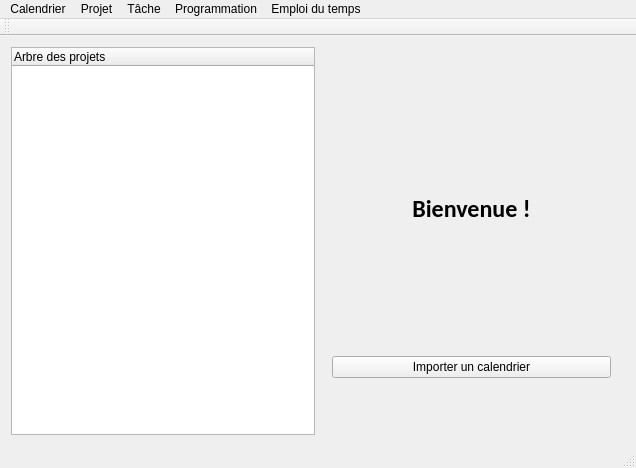
<?xml version="1.0" encoding="UTF-8"?>
<ui version="4.0">
 <class>MainWindow</class>
 <widget class="QMainWindow" name="MainWindow">
  <property name="geometry">
   <rect>
    <x>0</x>
    <y>0</y>
    <width>636</width>
    <height>468</height>
   </rect>
  </property>
  <property name="windowTitle">
   <string>Calendar</string>
  </property>
  <widget class="QWidget" name="centralWidget">
   <layout class="QVBoxLayout" name="verticalLayout">
    <item>
     <layout class="QHBoxLayout" name="horizontalLayout">
      <item>
       <widget class="QTreeWidget" name="treeView">
        <column>
         <property name="text">
          <string>Arbre des projets</string>
         </property>
        </column>
       </widget>
      </item>
      <item>
       <widget class="QStackedWidget" name="stackedWidget">
        <property name="currentIndex">
         <number>0</number>
        </property>
        <widget class="QWidget" name="page">
         <widget class="QWidget" name="horizontalLayoutWidget">
          <property name="geometry">
           <rect>
            <x>0</x>
            <y>10</y>
            <width>301</width>
            <height>381</height>
           </rect>
          </property>
          <layout class="QHBoxLayout" name="horizontalLayout_2">
           <item>
            <layout class="QVBoxLayout" name="verticalLayout_2">
             <item>
              <widget class="QLabel" name="label">
               <property name="maximumSize">
                <size>
                 <width>297</width>
                 <height>186</height>
                </size>
               </property>
               <property name="font">
                <font>
                 <family>Calibri</family>
                 <pointsize>18</pointsize>
                 <weight>75</weight>
                 <bold>true</bold>
                </font>
               </property>
               <property name="text">
                <string>Bienvenue !</string>
               </property>
               <property name="alignment">
                <set>Qt::AlignCenter</set>
               </property>
              </widget>
             </item>
             <item>
              <layout class="QVBoxLayout" name="verticalLayout_3">
               <item>
                <widget class="QPushButton" name="pushButtonImport">
                 <property name="text">
                  <string>Importer un calendrier</string>
                 </property>
                </widget>
               </item>
              </layout>
             </item>
            </layout>
           </item>
          </layout>
         </widget>
        </widget>
        <widget class="QWidget" name="page_2">
         <widget class="QWidget" name="horizontalLayoutWidget_2">
          <property name="geometry">
           <rect>
            <x>0</x>
            <y>10</y>
            <width>291</width>
            <height>381</height>
           </rect>
          </property>
          <layout class="QHBoxLayout" name="horizontalLayout_3">
           <item>
            <layout class="QVBoxLayout" name="verticalLayout_4">
             <item>
              <widget class="QLabel" name="label_2">
               <property name="font">
                <font>
                 <family>Calibri</family>
                 <pointsize>18</pointsize>
                </font>
               </property>
               <property name="text">
                <string>Description du projet</string>
               </property>
               <property name="alignment">
                <set>Qt::AlignCenter</set>
               </property>
              </widget>
             </item>
             <item>
              <layout class="QVBoxLayout" name="verticalLayout_7">
               <item>
                <layout class="QHBoxLayout" name="horizontalLayout_5">
                 <item>
                  <layout class="QHBoxLayout" name="horizontalLayout_6">
                   <item>
                    <widget class="QLabel" name="label_4">
                     <property name="font">
                      <font>
                       <pointsize>11</pointsize>
                      </font>
                     </property>
                     <property name="text">
                      <string>Nom :</string>
                     </property>
                    </widget>
                   </item>
                  </layout>
                 </item>
                 <item>
                  <widget class="QLabel" name="labelNomProjet">
                   <property name="font">
                    <font>
                     <pointsize>11</pointsize>
                    </font>
                   </property>
                   <property name="text">
                    <string/>
                   </property>
                  </widget>
                 </item>
                </layout>
               </item>
              </layout>
             </item>
             <item>
              <layout class="QVBoxLayout" name="verticalLayout_8">
               <item>
                <layout class="QHBoxLayout" name="horizontalLayout_7">
                 <item>
                  <layout class="QHBoxLayout" name="horizontalLayout_9">
                   <item>
                    <widget class="QLabel" name="label_5">
                     <property name="font">
                      <font>
                       <pointsize>11</pointsize>
                      </font>
                     </property>
                     <property name="text">
                      <string>Disponibilité :</string>
                     </property>
                    </widget>
                   </item>
                  </layout>
                 </item>
                 <item>
                  <widget class="QLabel" name="labelDispoProjet">
                   <property name="font">
                    <font>
                     <pointsize>11</pointsize>
                    </font>
                   </property>
                   <property name="text">
                    <string/>
                   </property>
                  </widget>
                 </item>
                </layout>
               </item>
              </layout>
             </item>
             <item>
              <layout class="QVBoxLayout" name="verticalLayout_5">
               <item>
                <layout class="QHBoxLayout" name="horizontalLayout_10">
                 <item>
                  <layout class="QHBoxLayout" name="horizontalLayout_11">
                   <item>
                    <widget class="QLabel" name="label_7">
                     <property name="font">
                      <font>
                       <pointsize>11</pointsize>
                      </font>
                     </property>
                     <property name="text">
                      <string>Echéance :</string>
                     </property>
                    </widget>
                   </item>
                  </layout>
                 </item>
                 <item>
                  <widget class="QLabel" name="labelEcheProjet">
                   <property name="font">
                    <font>
                     <pointsize>11</pointsize>
                    </font>
                   </property>
                   <property name="text">
                    <string/>
                   </property>
                  </widget>
                 </item>
                </layout>
               </item>
              </layout>
             </item>
            </layout>
           </item>
          </layout>
         </widget>
        </widget>
        <widget class="QWidget" name="page_3">
         <widget class="QWidget" name="horizontalLayoutWidget_9">
          <property name="geometry">
           <rect>
            <x>0</x>
            <y>10</y>
            <width>301</width>
            <height>381</height>
           </rect>
          </property>
          <layout class="QHBoxLayout" name="horizontalLayout_12">
           <item>
            <layout class="QVBoxLayout" name="verticalLayout_9">
             <item>
              <widget class="QLabel" name="label_3">
               <property name="font">
                <font>
                 <family>Calibri</family>
                 <pointsize>16</pointsize>
                </font>
               </property>
               <property name="text">
                <string>Description de la tâche</string>
               </property>
               <property name="alignment">
                <set>Qt::AlignCenter</set>
               </property>
              </widget>
             </item>
             <item>
              <layout class="QVBoxLayout" name="verticalLayout_10">
               <item>
                <layout class="QHBoxLayout" name="horizontalLayout_13">
                 <item>
                  <layout class="QHBoxLayout" name="horizontalLayout_14">
                   <item>
                    <widget class="QLabel" name="label_6">
                     <property name="font">
                      <font>
                       <pointsize>11</pointsize>
                      </font>
                     </property>
                     <property name="text">
                      <string>Identificateur :</string>
                     </property>
                    </widget>
                   </item>
                  </layout>
                 </item>
                 <item>
                  <widget class="QLabel" name="labelIdTache">
                   <property name="minimumSize">
                    <size>
                     <width>130</width>
                     <height>30</height>
                    </size>
                   </property>
                   <property name="maximumSize">
                    <size>
                     <width>150</width>
                     <height>40</height>
                    </size>
                   </property>
                   <property name="font">
                    <font>
                     <pointsize>11</pointsize>
                    </font>
                   </property>
                   <property name="text">
                    <string/>
                   </property>
                  </widget>
                 </item>
                </layout>
               </item>
               <item>
                <layout class="QHBoxLayout" name="horizontalLayout_15">
                 <item>
                  <layout class="QHBoxLayout" name="horizontalLayout_16">
                   <item>
                    <widget class="QLabel" name="label_8">
                     <property name="maximumSize">
                      <size>
                       <width>16777215</width>
                       <height>40</height>
                      </size>
                     </property>
                     <property name="font">
                      <font>
                       <pointsize>11</pointsize>
                      </font>
                     </property>
                     <property name="text">
                      <string>Disponibilité :</string>
                     </property>
                    </widget>
                   </item>
                  </layout>
                 </item>
                 <item>
                  <widget class="QLabel" name="labelDispoTache">
                   <property name="minimumSize">
                    <size>
                     <width>130</width>
                     <height>30</height>
                    </size>
                   </property>
                   <property name="maximumSize">
                    <size>
                     <width>150</width>
                     <height>40</height>
                    </size>
                   </property>
                   <property name="font">
                    <font>
                     <pointsize>11</pointsize>
                    </font>
                   </property>
                   <property name="text">
                    <string/>
                   </property>
                  </widget>
                 </item>
                </layout>
               </item>
               <item>
                <layout class="QHBoxLayout" name="horizontalLayout_17">
                 <item>
                  <layout class="QHBoxLayout" name="horizontalLayout_18">
                   <item>
                    <widget class="QLabel" name="label_9">
                     <property name="maximumSize">
                      <size>
                       <width>130</width>
                       <height>40</height>
                      </size>
                     </property>
                     <property name="font">
                      <font>
                       <pointsize>11</pointsize>
                      </font>
                     </property>
                     <property name="text">
                      <string>Echéance :</string>
                     </property>
                    </widget>
                   </item>
                  </layout>
                 </item>
                 <item>
                  <widget class="QLabel" name="labelEcheTache">
                   <property name="minimumSize">
                    <size>
                     <width>130</width>
                     <height>30</height>
                    </size>
                   </property>
                   <property name="maximumSize">
                    <size>
                     <width>150</width>
                     <height>40</height>
                    </size>
                   </property>
                   <property name="font">
                    <font>
                     <pointsize>11</pointsize>
                    </font>
                   </property>
                   <property name="text">
                    <string/>
                   </property>
                  </widget>
                 </item>
                </layout>
               </item>
              </layout>
             </item>
             <item>
              <layout class="QHBoxLayout" name="horizontalLayout_21">
               <item>
                <layout class="QHBoxLayout" name="horizontalLayout_22">
                 <item>
                  <widget class="QLabel" name="label_11">
                   <property name="font">
                    <font>
                     <pointsize>11</pointsize>
                    </font>
                   </property>
                   <property name="text">
                    <string>Type :</string>
                   </property>
                  </widget>
                 </item>
                </layout>
               </item>
               <item>
                <widget class="QLabel" name="labelTypeTache">
                 <property name="minimumSize">
                  <size>
                   <width>130</width>
                   <height>30</height>
                  </size>
                 </property>
                 <property name="maximumSize">
                  <size>
                   <width>130</width>
                   <height>40</height>
                  </size>
                 </property>
                 <property name="font">
                  <font>
                   <pointsize>11</pointsize>
                  </font>
                 </property>
                 <property name="text">
                  <string/>
                 </property>
                </widget>
               </item>
              </layout>
             </item>
             <item>
              <layout class="QVBoxLayout" name="verticalLayout_11">
               <item>
                <widget class="QStackedWidget" name="stackedWidget_2">
                 <property name="maximumSize">
                  <size>
                   <width>267</width>
                   <height>60</height>
                  </size>
                 </property>
                 <widget class="QWidget" name="page_4">
                  <widget class="QWidget" name="horizontalLayoutWidget_15">
                   <property name="geometry">
                    <rect>
                     <x>0</x>
                     <y>0</y>
                     <width>267</width>
                     <height>31</height>
                    </rect>
                   </property>
                   <layout class="QHBoxLayout" name="horizontalLayout_23">
                    <item>
                     <layout class="QHBoxLayout" name="horizontalLayout_24">
                      <item>
                       <widget class="QLabel" name="label_12">
                        <property name="maximumSize">
                         <size>
                          <width>16777215</width>
                          <height>20</height>
                         </size>
                        </property>
                        <property name="font">
                         <font>
                          <pointsize>11</pointsize>
                         </font>
                        </property>
                        <property name="text">
                         <string>Préemptive :</string>
                        </property>
                       </widget>
                      </item>
                     </layout>
                    </item>
                    <item>
                     <widget class="QLabel" name="labelPreemptTache">
                      <property name="minimumSize">
                       <size>
                        <width>130</width>
                        <height>20</height>
                       </size>
                      </property>
                      <property name="maximumSize">
                       <size>
                        <width>130</width>
                        <height>20</height>
                       </size>
                      </property>
                      <property name="font">
                       <font>
                        <pointsize>11</pointsize>
                       </font>
                      </property>
                      <property name="text">
                       <string/>
                      </property>
                     </widget>
                    </item>
                   </layout>
                  </widget>
                  <widget class="QWidget" name="horizontalLayoutWidget_16">
                   <property name="geometry">
                    <rect>
                     <x>0</x>
                     <y>30</y>
                     <width>267</width>
                     <height>31</height>
                    </rect>
                   </property>
                   <layout class="QHBoxLayout" name="horizontalLayout_25">
                    <item>
                     <layout class="QHBoxLayout" name="horizontalLayout_26">
                      <item>
                       <widget class="QLabel" name="label_13">
                        <property name="font">
                         <font>
                          <pointsize>11</pointsize>
                         </font>
                        </property>
                        <property name="text">
                         <string>Durée :</string>
                        </property>
                       </widget>
                      </item>
                     </layout>
                    </item>
                    <item>
                     <widget class="QLabel" name="labelDureeTache">
                      <property name="sizePolicy">
                       <sizepolicy hsizetype="Preferred" vsizetype="Preferred">
                        <horstretch>130</horstretch>
                        <verstretch>20</verstretch>
                       </sizepolicy>
                      </property>
                      <property name="minimumSize">
                       <size>
                        <width>130</width>
                        <height>20</height>
                       </size>
                      </property>
                      <property name="maximumSize">
                       <size>
                        <width>130</width>
                        <height>20</height>
                       </size>
                      </property>
                      <property name="font">
                       <font>
                        <pointsize>11</pointsize>
                       </font>
                      </property>
                      <property name="text">
                       <string/>
                      </property>
                     </widget>
                    </item>
                   </layout>
                  </widget>
                 </widget>
                 <widget class="QWidget" name="page_5"/>
                </widget>
               </item>
               <item>
                <layout class="QHBoxLayout" name="horizontalLayout_19">
                 <property name="sizeConstraint">
                  <enum>QLayout::SetDefaultConstraint</enum>
                 </property>
                 <item>
                  <widget class="QLabel" name="label_10">
                   <property name="text">
                    <string>Précédences :</string>
                   </property>
                  </widget>
                 </item>
                 <item>
                  <layout class="QHBoxLayout" name="horizontalLayout_20">
                   <item>
                    <widget class="QListWidget" name="listPred">
                     <property name="maximumSize">
                      <size>
                       <width>208</width>
                       <height>100</height>
                      </size>
                     </property>
                    </widget>
                   </item>
                  </layout>
                 </item>
                </layout>
               </item>
              </layout>
             </item>
            </layout>
           </item>
          </layout>
         </widget>
        </widget>
       </widget>
      </item>
     </layout>
    </item>
   </layout>
  </widget>
  <widget class="QMenuBar" name="menuBar">
   <property name="geometry">
    <rect>
     <x>0</x>
     <y>0</y>
     <width>636</width>
     <height>21</height>
    </rect>
   </property>
   <widget class="QMenu" name="menuProjet">
    <property name="title">
     <string>Projet</string>
    </property>
    <addaction name="actionCreerNouvProj"/>
    <addaction name="actionSupprimet_Projet"/>
   </widget>
   <widget class="QMenu" name="menuTache">
    <property name="title">
     <string>Tâche</string>
    </property>
    <widget class="QMenu" name="menuPr_c_dence">
     <property name="title">
      <string>Précédence</string>
     </property>
     <addaction name="actionAjouter_Pr_decende"/>
     <addaction name="actionSupprimer_2"/>
    </widget>
    <widget class="QMenu" name="menuSous_T_che">
     <property name="title">
      <string>Sous-Tâche</string>
     </property>
     <addaction name="actionAjouter_Sous_T_che"/>
     <addaction name="actionSupprimer"/>
    </widget>
    <addaction name="actionNouvelleTache"/>
    <addaction name="actionSupprimer_T_che"/>
    <addaction name="menuPr_c_dence"/>
    <addaction name="menuSous_T_che"/>
   </widget>
   <widget class="QMenu" name="menuSemaine">
    <property name="title">
     <string>Emploi du temps</string>
    </property>
    <addaction name="actionAffichage_3"/>
   </widget>
   <widget class="QMenu" name="menuEvenement">
    <property name="title">
     <string>Programmation</string>
    </property>
    <widget class="QMenu" name="menuT_che">
     <property name="title">
      <string>Tâche</string>
     </property>
     <addaction name="actionProgrammation_d_une_t_che"/>
     <addaction name="actionD_programmer_T_che"/>
    </widget>
    <widget class="QMenu" name="menuActivit">
     <property name="title">
      <string>Activité</string>
     </property>
     <addaction name="actionProgAct"/>
     <addaction name="actionD_programmer_Activit"/>
    </widget>
    <addaction name="menuT_che"/>
    <addaction name="menuActivit"/>
   </widget>
   <widget class="QMenu" name="menuCalendrier">
    <property name="title">
     <string>Calendrier</string>
    </property>
    <addaction name="actionImporter"/>
    <addaction name="actionExporter_2"/>
   </widget>
   <addaction name="menuCalendrier"/>
   <addaction name="menuProjet"/>
   <addaction name="menuTache"/>
   <addaction name="menuEvenement"/>
   <addaction name="menuSemaine"/>
  </widget>
  <widget class="QToolBar" name="mainToolBar">
   <attribute name="toolBarArea">
    <enum>TopToolBarArea</enum>
   </attribute>
   <attribute name="toolBarBreak">
    <bool>false</bool>
   </attribute>
  </widget>
  <widget class="QStatusBar" name="statusBar"/>
  <action name="actionNouveau">
   <property name="text">
    <string>Nouveau</string>
   </property>
  </action>
  <action name="actionOuvrir">
   <property name="text">
    <string>Ouvrir</string>
   </property>
  </action>
  <action name="actionCreerNouvProj">
   <property name="text">
    <string>Nouveau Projet</string>
   </property>
  </action>
  <action name="actionAffichage">
   <property name="text">
    <string>Affichage</string>
   </property>
  </action>
  <action name="actionNouvelleTache">
   <property name="text">
    <string>Nouvelle Tâche</string>
   </property>
  </action>
  <action name="actionAffichageTache">
   <property name="text">
    <string>Affichage</string>
   </property>
  </action>
  <action name="actionRechercheTache">
   <property name="text">
    <string>Recherche</string>
   </property>
  </action>
  <action name="actionAffichage_3">
   <property name="text">
    <string>Affichage</string>
   </property>
  </action>
  <action name="actionProgAct">
   <property name="text">
    <string>Programmer</string>
   </property>
  </action>
  <action name="actionFermer">
   <property name="text">
    <string>Fermer</string>
   </property>
  </action>
  <action name="actionExporter">
   <property name="text">
    <string>Exporter</string>
   </property>
  </action>
  <action name="actionAjouter_Pr_decende">
   <property name="text">
    <string>Ajout</string>
   </property>
  </action>
  <action name="actionProgrammation_d_une_t_che">
   <property name="text">
    <string>Programmer</string>
   </property>
  </action>
  <action name="actionAjouter_Sous_T_che">
   <property name="text">
    <string>Ajout</string>
   </property>
  </action>
  <action name="actionD_programmer_Activit">
   <property name="text">
    <string>Déprogrammer</string>
   </property>
  </action>
  <action name="actionD_programmer_T_che">
   <property name="text">
    <string>Déprogrammer</string>
   </property>
  </action>
  <action name="actionSupprimer_T_che">
   <property name="text">
    <string>Supprimer Tâche</string>
   </property>
  </action>
  <action name="actionSupprimet_Projet">
   <property name="text">
    <string>Supprimer Projet</string>
   </property>
  </action>
  <action name="actionImporter">
   <property name="text">
    <string>Importer</string>
   </property>
  </action>
  <action name="actionExporter_2">
   <property name="text">
    <string>Exporter</string>
   </property>
  </action>
  <action name="actionSupprimer">
   <property name="text">
    <string>Supprimer</string>
   </property>
  </action>
  <action name="actionSupprimer_2">
   <property name="text">
    <string>Supprimer</string>
   </property>
  </action>
 </widget>
 <layoutdefault spacing="6" margin="11"/>
 <resources/>
 <connections/>
</ui>
